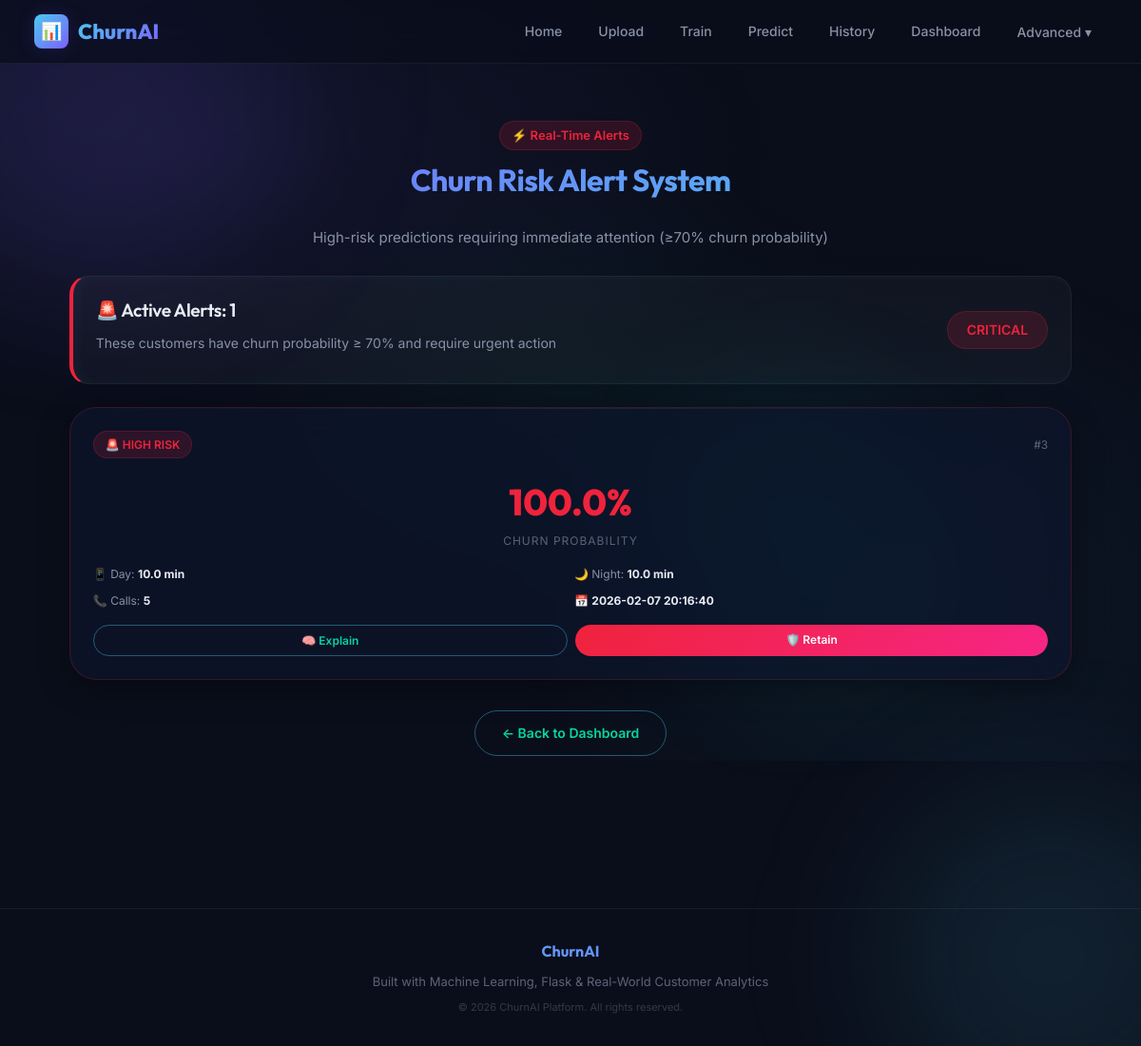
/risk-alerts, run on the app's committed database.
### tables this page shows
CREATE TABLE predictions (
        id INTEGER PRIMARY KEY AUTOINCREMENT,
        international INTEGER,
        voicemail INTEGER,
        vmail_messages INTEGER,
        day_minutes REAL,
        eve_minutes REAL,
        night_minutes REAL,
        service_calls INTEGER,
        result TEXT,
        probability REAL,
        date TEXT
    );

### advanced_routes.py (the view)
@advanced_bp.route('/risk-alerts')
def risk_alerts():
    alerts = get_high_risk_alerts()
    return render_template('risk_alerts.html', alerts=alerts)

### helpers.py (called while the page is built)
def _get_conn():
    return sqlite3.connect(DB_PATH)

def get_high_risk_alerts():
    conn = _get_conn()
    conn.row_factory = sqlite3.Row
    rows = conn.execute(
        "SELECT * FROM predictions WHERE probability >= 70 ORDER BY probability DESC"
    ).fetchall()
    conn.close()
    return [dict(r) for r in rows]

### templates/risk_alerts.html (shortened to what this page needs)
{% extends "base.html" %}
{% block content %}
<div class="premium-container">
    <div style="text-align:center; margin-bottom:12px">
        <span class="badge badge-danger" style="font-size:13px">⚡ Real-Time Alerts</span>
    </div>
    <h1 class="page-title gradient-text" style="font-size:2rem">Churn Risk Alert System</h1>
    <p class="subtitle">High-risk predictions requiring immediate attention (≥70% churn probability)</p>
    {% if alerts %}
    <div class="result-box" style="border-left-color:var(--accent-red); margin-bottom:24px">
        <div style="display:flex; align-items:center; justify-content:space-between; flex-wrap:wrap; gap:12px">
            <div>
                <h3>🚨 Active Alerts: {{ alerts|length }}</h3>
                <p>These customers have churn probability ≥ 70% and require urgent action</p>
            </div>
            <span class="badge badge-danger alert-pulse" style="font-size:14px; padding:8px 20px">CRITICAL</span>
        </div>
    </div>
    <div class="metric-grid" style="grid-template-columns: repeat(auto-fit, minmax(300px, 1fr))">
        {% for alert in alerts %}
        <div class="glass-card alert-card"
            style="max-width:none; margin:0; padding:24px; border:1px solid rgba(239, 35, 60, 0.2)">
            <div style="display:flex; justify-content:space-between; align-items:center; margin-bottom:12px">
                <span class="badge badge-danger alert-pulse">🚨 HIGH RISK</span>
                <span style="font-size:12px; color:var(--text-muted)">#{{ alert.id }}</span>
            </div>
            <div style="text-align:center; margin:16px 0">
                <div
                    style="font-family:var(--font-heading); font-size:2.4rem; font-weight:800; color:var(--accent-red)">
                    {{ alert.probability }}%</div>
                <div style="font-size:12px; color:var(--text-muted); text-transform:uppercase; letter-spacing:1px">Churn
                    Probability</div>
            </div>
            <div style="display:grid; grid-template-columns:1fr 1fr; gap:8px; margin-top:12px">
                <div style="font-size:12px; color:var(--text-secondary)">📱 Day: <b style="color:var(--text-primary)">{{
                        alert.day_minutes }} min</b></div>
                <div style="font-size:12px; color:var(--text-secondary)">🌙 Night: <b
                        style="color:var(--text-primary)">{{ alert.night_minutes }} min</b></div>
                <div style="font-size:12px; color:var(--text-secondary)">📞 Calls: <b
                        style="color:var(--text-primary)">{{ alert.service_calls }}</b></div>
                <div style="font-size:12px; color:var(--text-secondary)">📅 <b style="color:var(--text-primary)">{{
                        alert.date }}</b></div>
            </div>
            <div style="display:flex; gap:8px; margin-top:16px">
                <a href="/ai-explanation?id={{ alert.id }}" class="btn-outline"
                    style="text-decoration:none; font-size:12px; padding:6px 14px; flex:1; text-align:center">🧠
                    Explain</a>
                <a href="/retention-strategy?id={{ alert.id }}" class="btn-danger"
                    style="text-decoration:none; font-size:12px; padding:6px 14px; flex:1; text-align:center">🛡️
                    Retain</a>
            </div>
        </div>
        {% endfor %}
    </div>
    {% endif %}
    <div style="text-align:center; margin-top:32px">
        <a href="/dashboard" class="btn-outline" style="text-decoration:none">← Back to Dashboard</a>
    </div>
</div>
{% endblock %}

### static/advanced.css (style rules this page uses)
.alert-pulse { animation: alertPulse 1.5s ease-in-out infinite; }
.alert-card { transition: var(--transition-smooth); }

### data on the page
predictions: id "3", probability "100.0", day_minutes "10.0", night_minutes "10.0", service_calls "5", date "2026-02-07 20:16:40"

### other printed values
{{ alerts|length }} "1"
